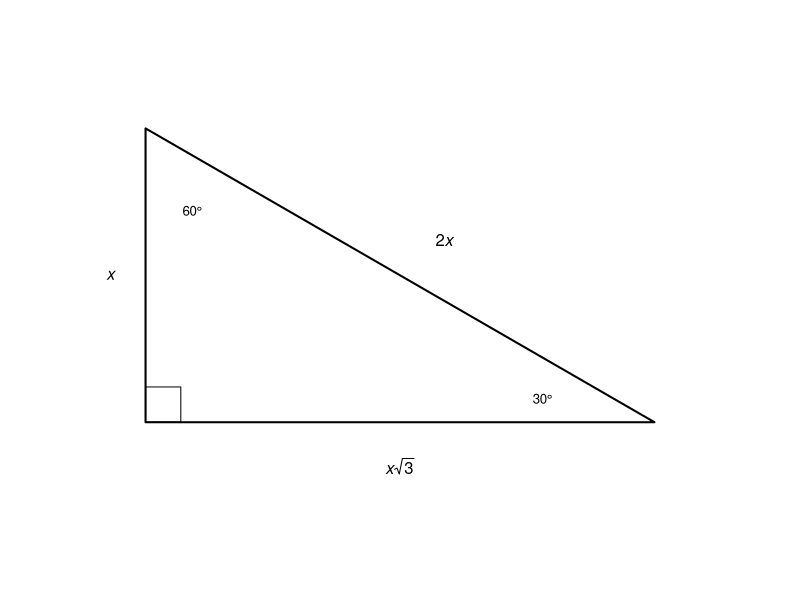

This chart was generated by the following R code:
## ---- chunk 1
knitr::opts_chunk$set(echo = FALSE, fig.align = "center")

# 30-60-90 reference triangle: short leg x (vertical), long leg x*sqrt(3), hypotenuse 2x
draw_306090 <- function() {
  par(mar = c(1.5, 1.5, 0.5, 1.5))
  s <- sqrt(3)
  plot(NA, xlim = c(-0.3, s + 0.3), ylim = c(-0.25, 1.15), asp = 1,
       axes = FALSE, xlab = "", ylab = "")
  polygon(c(0, s, 0), c(0, 0, 1), lwd = 2)
  rect(0, 0, 0.12, 0.12)                                  # right-angle mark
  text(-0.12, 0.5, expression(italic(x)))                 # short leg
  text(s / 2, -0.15, expression(italic(x) * sqrt(3)))     # long leg
  text(s / 2 + 0.15, 0.62, expression(2 * italic(x)))     # hypotenuse
  text(s - 0.38, 0.08, expression(30 * degree), cex = 0.8)
  text(0.16, 0.72, expression(60 * degree), cex = 0.8)
}
## ---- chunk 2
draw_306090()
